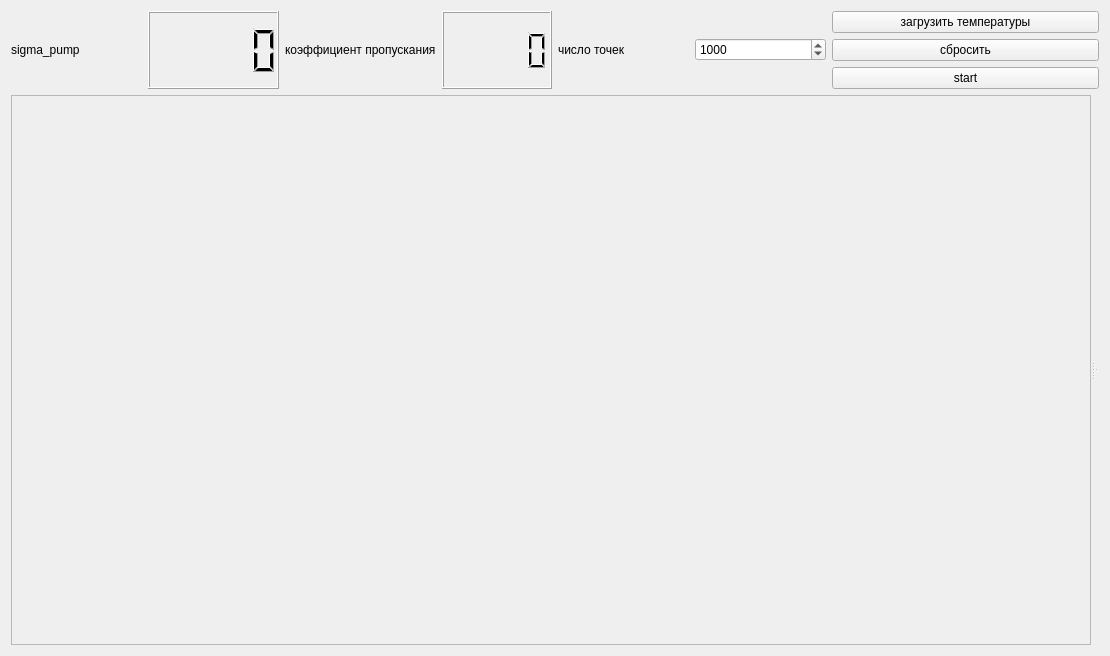
<?xml version="1.0" encoding="UTF-8"?>
<ui version="4.0">
 <class>Widget</class>
 <widget class="QWidget" name="Widget">
  <property name="geometry">
   <rect>
    <x>0</x>
    <y>0</y>
    <width>1110</width>
    <height>656</height>
   </rect>
  </property>
  <property name="windowTitle">
   <string>Widget</string>
  </property>
  <layout class="QGridLayout" name="gridLayout">
   <item row="0" column="0">
    <layout class="QHBoxLayout" name="horizontalLayout_8">
     <item>
      <layout class="QHBoxLayout" name="horizontalLayout">
       <item>
        <widget class="QLabel" name="label">
         <property name="text">
          <string>sigma_pump</string>
         </property>
        </widget>
       </item>
       <item>
        <widget class="QLCDNumber" name="lcdNumberSigmaPump"/>
       </item>
      </layout>
     </item>
     <item>
      <layout class="QHBoxLayout" name="horizontalLayout_2">
       <item>
        <widget class="QLabel" name="label_2">
         <property name="text">
          <string>коэффициент пропускания</string>
         </property>
        </widget>
       </item>
       <item>
        <widget class="QLCDNumber" name="lcdNumberTHo"/>
       </item>
      </layout>
     </item>
     <item>
      <layout class="QHBoxLayout" name="horizontalLayout_6">
       <item>
        <widget class="QLabel" name="label_5">
         <property name="text">
          <string>число точек</string>
         </property>
        </widget>
       </item>
       <item>
        <widget class="QSpinBox" name="spinBoxNDots">
         <property name="maximum">
          <number>99999</number>
         </property>
         <property name="value">
          <number>1000</number>
         </property>
        </widget>
       </item>
      </layout>
     </item>
     <item>
      <layout class="QHBoxLayout" name="horizontalLayout_3">
       <item>
        <layout class="QVBoxLayout" name="verticalLayout">
         <item>
          <widget class="QPushButton" name="pushButtonLoad">
           <property name="text">
            <string>загрузить температуры</string>
           </property>
          </widget>
         </item>
         <item>
          <widget class="QPushButton" name="pushButtonClose">
           <property name="text">
            <string>сбросить</string>
           </property>
          </widget>
         </item>
         <item>
          <widget class="QPushButton" name="pushButtonStart">
           <property name="text">
            <string>start</string>
           </property>
          </widget>
         </item>
        </layout>
       </item>
      </layout>
     </item>
    </layout>
   </item>
   <item row="1" column="0">
    <widget class="QSplitter" name="splitter_2">
     <property name="orientation">
      <enum>Qt::Horizontal</enum>
     </property>
     <property name="handleWidth">
      <number>4</number>
     </property>
     <widget class="QScrollArea" name="scrollArea">
      <property name="widgetResizable">
       <bool>true</bool>
      </property>
      <widget class="QWidget" name="scrollAreaWidgetContents">
       <property name="geometry">
        <rect>
         <x>0</x>
         <y>0</y>
         <width>1082</width>
         <height>314</height>
        </rect>
       </property>
      </widget>
     </widget>
     <widget class="QSplitter" name="splitter">
      <property name="orientation">
       <enum>Qt::Vertical</enum>
      </property>
      <widget class="grafWidget" name="graf" native="true"/>
      <widget class="grafWidget" name="grafN" native="true"/>
     </widget>
    </widget>
   </item>
  </layout>
 </widget>
 <layoutdefault spacing="6" margin="11"/>
 <customwidgets>
  <customwidget>
   <class>grafWidget</class>
   <extends>QWidget</extends>
   <header>grafwidget.h</header>
   <container>1</container>
  </customwidget>
 </customwidgets>
 <resources/>
 <connections/>
</ui>
